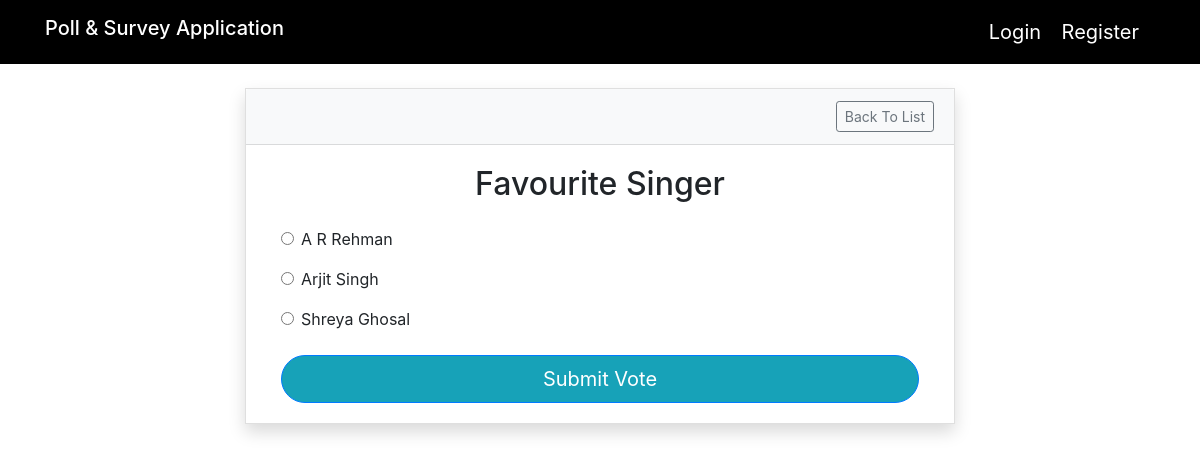
Page /polls/58/ on the committed database.
### polls/models.py (models this page shows, shortened)
class Question(models.Model):
    question_text = models.CharField(max_length=200)
    pub_date = models.DateTimeField('date published',default= timezone.now)
    created_by = models.ForeignKey(CustomUser, on_delete=models.CASCADE, related_name='created_questions', null=True, default=None)
    start_time = models.DateTimeField(null=True, blank=True)
    end_time = models.DateTimeField(null=True, blank=True)

class Choice(models.Model):
    question = models.ForeignKey(Question, on_delete=models.CASCADE)
    choice_text = models.CharField(max_length=200)
    votes = models.IntegerField(default=0)

### polls/views.py (the view)
# urls.py: path('<int:question_id>/', views.detail, name='detail'),
def detail(request, question_id):
    try:
        question = get_object_or_404(Question, pk=question_id)
        current_time = timezone.now()
        end_time = question.end_time if question.end_time else None
        if end_time and current_time > end_time:
            messages.error(request, 'Poll is not active.')
            return redirect('index')
        return render(request, 'polls/detail.html', {'question': question})
        return render(request, 'polls/detail.html', {'question': question})
    except Question.DoesNotExist:
        messages.error(request, 'Question not found.')
        return redirect('index')
    except Exception as e:
        messages.error(request, f"An error occurred: {e}")
        return redirect('index')

### survey_admin/templates/polls/detail.html (shortened to what this page needs)
{% extends 'base.html' %}
{% block content %}
<div class="container mt-4">
    <div class="row justify-content-center">
        <div class="col-lg-8 col-md-10 col-sm-12">
            <div class="card rounded-0 shadow">
                <div class="card-header bg-light">
                    <div class="d-flex justify-content-end">
                        <a class="btn btn-outline-secondary btn-sm" href="{% url 'polls:index' %}">Back To List</a>
                    </div>
                </div>
                <div class="card-body">
                    <div class="container">
                        <h2 class="mb-4 text-center">{{ question.question_text }}</h2>
                        <form action="{% url 'polls:vote' question.id %}" method="post">
                            {% for choice in question.choice_set.all %}
                            <div class="form-check mb-3">
                                <input type="radio" name="choice" class="form-check-input" id="choice{{ forloop.counter }}" value="{{ choice.id }}" />
                                <label class="form-check-label" for="choice{{ forloop.counter }}">{{ choice.choice_text }}</label>
                            </div>
                            {% endfor %}
                            <button type="submit" class="btn btn-primary btn-lg btn-block rounded-pill mt-4" style="background-color: #17a2b8;">Submit Vote</button>
                        </form>
                    </div>
                </div>
            </div>
        </div>
    </div>
</div>
{% endblock %}

### survey_admin/templates/base.html (style rules this page uses)
html, body { height: 100%; width: 100%; }
body { background: #ffff; }

### rows in the picture
Question: question_text "Favourite Singer"
Choice: choice_text "A R Rehman"
Choice: choice_text "Arjit Singh"
Choice: choice_text "Shreya Ghosal"
